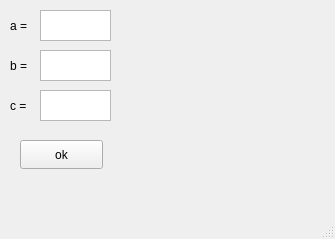
<?xml version="1.0" encoding="UTF-8"?>
<ui version="4.0">
 <class>MainWindow</class>
 <widget class="QMainWindow" name="MainWindow">
  <property name="geometry">
   <rect>
    <x>0</x>
    <y>0</y>
    <width>335</width>
    <height>239</height>
   </rect>
  </property>
  <property name="windowTitle">
   <string>MainWindow</string>
  </property>
  <widget class="QWidget" name="centralwidget">
   <widget class="QLabel" name="label">
    <property name="geometry">
     <rect>
      <x>10</x>
      <y>10</y>
      <width>61</width>
      <height>31</height>
     </rect>
    </property>
    <property name="text">
     <string>a =</string>
    </property>
   </widget>
   <widget class="QLabel" name="label_2">
    <property name="geometry">
     <rect>
      <x>10</x>
      <y>50</y>
      <width>61</width>
      <height>31</height>
     </rect>
    </property>
    <property name="text">
     <string>b =</string>
    </property>
   </widget>
   <widget class="QLabel" name="label_3">
    <property name="geometry">
     <rect>
      <x>10</x>
      <y>90</y>
      <width>61</width>
      <height>31</height>
     </rect>
    </property>
    <property name="text">
     <string>c =</string>
    </property>
   </widget>
   <widget class="QTextEdit" name="textEdit">
    <property name="geometry">
     <rect>
      <x>40</x>
      <y>10</y>
      <width>71</width>
      <height>31</height>
     </rect>
    </property>
   </widget>
   <widget class="QTextEdit" name="textEdit_2">
    <property name="geometry">
     <rect>
      <x>40</x>
      <y>50</y>
      <width>71</width>
      <height>31</height>
     </rect>
    </property>
   </widget>
   <widget class="QTextEdit" name="textEdit_3">
    <property name="geometry">
     <rect>
      <x>40</x>
      <y>90</y>
      <width>71</width>
      <height>31</height>
     </rect>
    </property>
   </widget>
   <widget class="QPushButton" name="pushButton">
    <property name="geometry">
     <rect>
      <x>20</x>
      <y>140</y>
      <width>83</width>
      <height>29</height>
     </rect>
    </property>
    <property name="text">
     <string>ok</string>
    </property>
   </widget>
   <widget class="QLabel" name="label_4">
    <property name="geometry">
     <rect>
      <x>120</x>
      <y>10</y>
      <width>181</width>
      <height>161</height>
     </rect>
    </property>
    <property name="text">
     <string/>
    </property>
   </widget>
  </widget>
  <widget class="QMenuBar" name="menubar">
   <property name="geometry">
    <rect>
     <x>0</x>
     <y>0</y>
     <width>335</width>
     <height>25</height>
    </rect>
   </property>
  </widget>
  <widget class="QStatusBar" name="statusbar"/>
 </widget>
 <resources/>
 <connections/>
</ui>
